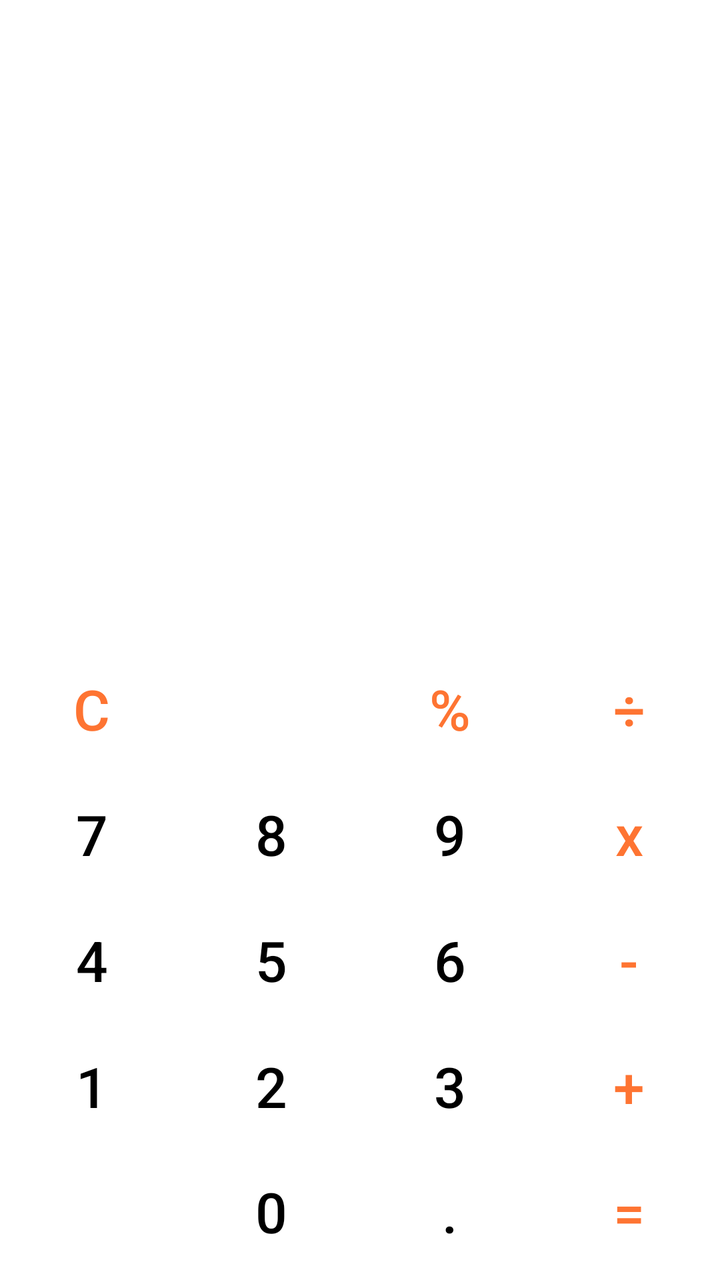
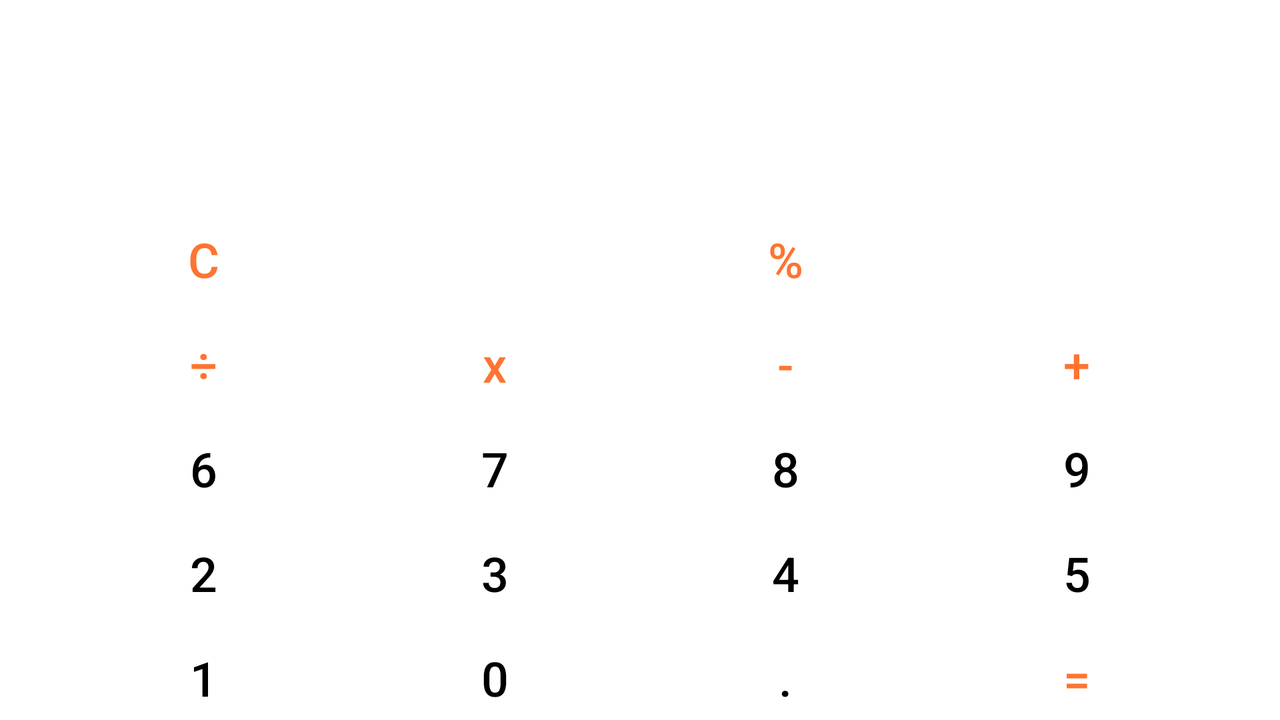

The same Android screen from two of the app's own layout files: first res/layout/ as a phone draws it, then the repository's variant for another configuration, drawn on a device whose configuration selects that folder. Both files follow.
<!-- AndroidManifest.xml: application theme Theme.Calculator.Light -->
<!-- res/layout/activity_main.xml -->
<?xml version="1.0" encoding="utf-8"?>
<androidx.constraintlayout.widget.ConstraintLayout
    xmlns:android="http://schemas.android.com/apk/res/android"
    xmlns:app="http://schemas.android.com/apk/res-auto"
    xmlns:tools="http://schemas.android.com/tools"
    android:layout_width="match_parent"
    android:layout_height="match_parent"
    tools:context=".ui.MainActivity">

    <TextView
        android:id="@+id/tv_work_field"
        app:layout_constraintStart_toStartOf="parent"
        app:layout_constraintTop_toTopOf="parent"
        app:layout_constraintEnd_toEndOf="parent"
        app:layout_constraintBottom_toTopOf="@id/screen_divider"
        style="@style/TextViewStyle"/>

    <androidx.constraintlayout.widget.Guideline
        android:id="@+id/screen_divider"
        android:layout_width="wrap_content"
        android:layout_height="wrap_content"
        android:orientation="horizontal"
        app:layout_constraintGuide_percent="0.5" />
    
    <com.google.android.material.button.MaterialButton
        android:id="@+id/btn_c"
        android:text="@string/button_c"
        app:layout_constraintStart_toStartOf="parent"
        app:layout_constraintTop_toBottomOf="@id/screen_divider"
        app:layout_constraintEnd_toStartOf="@id/btn_backspace"
        app:layout_constraintBottom_toTopOf="@id/btn_7"
        app:layout_constraintHorizontal_chainStyle="spread"
        app:layout_constraintVertical_chainStyle="spread"
        style="@style/ButtonStyle.OperationButtonStyle"/>

    <com.google.android.material.button.MaterialButton
        android:id="@+id/btn_backspace"
        app:icon="@drawable/ic_outline_backspace"
        android:contentDescription="@string/backspace_description"
        app:layout_constraintStart_toEndOf="@id/btn_c"
        app:layout_constraintTop_toBottomOf="@id/screen_divider"
        app:layout_constraintEnd_toStartOf="@id/btn_percent"
        app:layout_constraintBottom_toTopOf="@id/btn_8"
        style="@style/ButtonStyle.ButtonWithImageStyle" />

    <com.google.android.material.button.MaterialButton
        android:id="@+id/btn_percent"
        android:text="@string/button_percent"
        app:layout_constraintStart_toEndOf="@id/btn_backspace"
        app:layout_constraintTop_toBottomOf="@id/screen_divider"
        app:layout_constraintEnd_toStartOf="@id/btn_divide"
        app:layout_constraintBottom_toTopOf="@id/btn_9"
        app:layout_constraintVertical_chainStyle="spread"
        style="@style/ButtonStyle.OperationButtonStyle"/>

    <com.google.android.material.button.MaterialButton
        android:id="@+id/btn_divide"
        style="@style/ButtonStyle.OperationButtonStyle"
        android:text="@string/button_divide"
        app:layout_constraintBottom_toTopOf="@id/btn_multi"
        app:layout_constraintEnd_toEndOf="parent"
        app:layout_constraintStart_toEndOf="@id/btn_percent"
        app:layout_constraintTop_toBottomOf="@id/screen_divider"
        app:layout_constraintVertical_chainStyle="spread" />

    <com.google.android.material.button.MaterialButton
        android:id="@+id/btn_7"
        android:text="@string/button_7"
        app:layout_constraintStart_toStartOf="parent"
        app:layout_constraintTop_toBottomOf="@id/btn_c"
        app:layout_constraintEnd_toStartOf="@id/btn_8"
        app:layout_constraintBottom_toTopOf="@id/btn_4"
        app:layout_constraintHorizontal_chainStyle="spread"
        style="@style/ButtonStyle" />

    <com.google.android.material.button.MaterialButton
        android:id="@+id/btn_8"
        android:text="@string/button_8"
        app:layout_constraintStart_toEndOf="@id/btn_7"
        app:layout_constraintEnd_toStartOf="@id/btn_9"
        app:layout_constraintTop_toTopOf="@id/btn_7"
        app:layout_constraintBottom_toBottomOf="@id/btn_7"
        app:layout_constraintVertical_chainStyle="spread"
        style="@style/ButtonStyle" />

    <com.google.android.material.button.MaterialButton
        android:id="@+id/btn_9"
        android:text="@string/button_9"
        app:layout_constraintStart_toEndOf="@id/btn_8"
        app:layout_constraintTop_toBottomOf="@id/btn_percent"
        app:layout_constraintEnd_toStartOf="@id/btn_multi"
        app:layout_constraintBottom_toTopOf="@id/btn_6"
        style="@style/ButtonStyle" />

    <com.google.android.material.button.MaterialButton
        android:id="@+id/btn_multi"
        android:text="@string/button_multi"
        android:textAllCaps="false"
        app:layout_constraintStart_toEndOf="@id/btn_9"
        app:layout_constraintTop_toBottomOf="@id/btn_divide"
        app:layout_constraintEnd_toEndOf="parent"
        app:layout_constraintBottom_toTopOf="@id/btn_minus"
        style="@style/ButtonStyle.OperationButtonStyle" />

    <com.google.android.material.button.MaterialButton
        android:id="@+id/btn_4"
        android:text="@string/button_4"
        app:layout_constraintStart_toStartOf="parent"
        app:layout_constraintTop_toBottomOf="@id/btn_7"
        app:layout_constraintEnd_toStartOf="@id/btn_5"
        app:layout_constraintBottom_toTopOf="@id/btn_1"
        app:layout_constraintHorizontal_chainStyle="spread"
        style="@style/ButtonStyle" />

    <com.google.android.material.button.MaterialButton
        android:id="@+id/btn_5"
        android:text="@string/button_5"
        app:layout_constraintStart_toEndOf="@id/btn_4"
        app:layout_constraintTop_toBottomOf="@id/btn_8"
        app:layout_constraintEnd_toStartOf="@id/btn_6"
        app:layout_constraintBottom_toTopOf="@id/btn_2"
        style="@style/ButtonStyle" />

    <com.google.android.material.button.MaterialButton
        android:id="@+id/btn_6"
        android:text="@string/button_6"
        app:layout_constraintStart_toEndOf="@id/btn_5"
        app:layout_constraintTop_toBottomOf="@id/btn_9"
        app:layout_constraintEnd_toStartOf="@id/btn_minus"
        app:layout_constraintBottom_toTopOf="@id/btn_3"
        style="@style/ButtonStyle" />

    <com.google.android.material.button.MaterialButton
        android:id="@+id/btn_minus"
        android:text="@string/button_minus"
        app:layout_constraintStart_toEndOf="@id/btn_6"
        app:layout_constraintTop_toBottomOf="@id/btn_multi"
        app:layout_constraintEnd_toEndOf="parent"
        app:layout_constraintBottom_toTopOf="@id/btn_plus"
        style="@style/ButtonStyle.OperationButtonStyle" />

    <com.google.android.material.button.MaterialButton
        android:id="@+id/btn_1"
        android:text="@string/button_1"
        app:layout_constraintStart_toStartOf="parent"
        app:layout_constraintTop_toBottomOf="@id/btn_4"
        app:layout_constraintEnd_toStartOf="@id/btn_2"
        app:layout_constraintBottom_toTopOf="@id/btn_settings"
        app:layout_constraintHorizontal_chainStyle="spread"
        style="@style/ButtonStyle" />

    <com.google.android.material.button.MaterialButton
        android:id="@+id/btn_2"
        android:text="@string/button_2"
        app:layout_constraintStart_toEndOf="@id/btn_1"
        app:layout_constraintTop_toBottomOf="@id/btn_5"
        app:layout_constraintEnd_toStartOf="@id/btn_3"
        app:layout_constraintBottom_toTopOf="@id/btn_0"
        style="@style/ButtonStyle" />

    <com.google.android.material.button.MaterialButton
        android:id="@+id/btn_3"
        android:text="@string/button_3"
        app:layout_constraintStart_toEndOf="@id/btn_2"
        app:layout_constraintTop_toBottomOf="@id/btn_6"
        app:layout_constraintEnd_toStartOf="@id/btn_plus"
        app:layout_constraintBottom_toTopOf="@id/btn_dot"
        style="@style/ButtonStyle" />

    <com.google.android.material.button.MaterialButton
        android:id="@+id/btn_plus"
        android:text="@string/button_plus"
        app:layout_constraintStart_toEndOf="@id/btn_3"
        app:layout_constraintTop_toBottomOf="@id/btn_minus"
        app:layout_constraintEnd_toEndOf="parent"
        app:layout_constraintBottom_toTopOf="@id/btn_result"
        style="@style/ButtonStyle.OperationButtonStyle" />

    <com.google.android.material.button.MaterialButton
        android:id="@+id/btn_settings"
        app:icon="@drawable/ic_baseline_settings"
        app:layout_constraintBottom_toBottomOf="parent"
        app:layout_constraintEnd_toStartOf="@id/btn_0"
        app:layout_constraintHorizontal_chainStyle="spread"
        app:layout_constraintStart_toStartOf="parent"
        app:layout_constraintTop_toBottomOf="@id/btn_1"
        style="@style/ButtonStyle.ButtonWithImageStyle"/>

    <com.google.android.material.button.MaterialButton
        android:id="@+id/btn_0"
        android:text="@string/button_0"
        app:layout_constraintStart_toEndOf="@id/btn_settings"
        app:layout_constraintTop_toBottomOf="@id/btn_2"
        app:layout_constraintEnd_toStartOf="@id/btn_dot"
        app:layout_constraintBottom_toBottomOf="parent"
        style="@style/ButtonStyle"/>

    <com.google.android.material.button.MaterialButton
        android:id="@+id/btn_dot"
        android:text="@string/button_dot"
        app:layout_constraintStart_toEndOf="@id/btn_0"
        app:layout_constraintTop_toBottomOf="@id/btn_3"
        app:layout_constraintBottom_toBottomOf="parent"
        app:layout_constraintEnd_toStartOf="@id/btn_result"
        style="@style/ButtonStyle"/>

    <com.google.android.material.button.MaterialButton
        android:id="@+id/btn_result"
        android:text="@string/button_result"
        app:layout_constraintStart_toEndOf="@id/btn_dot"
        app:layout_constraintTop_toBottomOf="@id/btn_plus"
        app:layout_constraintEnd_toEndOf="parent"
        app:layout_constraintBottom_toBottomOf="parent"
        style="@style/ButtonStyle.OperationButtonStyle"/>

</androidx.constraintlayout.widget.ConstraintLayout>
<!-- resources referenced by this layout -->
<resources>
  <string name="backspace_description">Delete last input</string>
  <string name="button_0">0</string>
  <string name="button_1">1</string>
  <string name="button_2">2</string>
  <string name="button_3">3</string>
  <string name="button_4">4</string>
  <string name="button_5">5</string>
  <string name="button_6">6</string>
  <string name="button_7">7</string>
  <string name="button_8">8</string>
  <string name="button_9">9</string>
  <string name="button_c">C</string>
  <string name="button_divide">÷</string>
  <string name="button_dot">.</string>
  <string name="button_minus">-</string>
  <string name="button_multi">x</string>
  <string name="button_percent">%</string>
  <string name="button_plus">+</string>
  <string name="button_result">=</string>
  <style name="ButtonStyle" parent="Widget.MaterialComponents.Button.TextButton">
          <item name="android:layout_width">wrap_content</item>
          <item name="android:layout_height">wrap_content</item>
          <item name="android:textSize">@dimen/default_text_size</item>
      </style>
  <style name="ButtonStyle.ButtonWithImageStyle">
          <item name="iconPadding">@dimen/zero</item>
          <item name="iconGravity">textStart</item>
          <item name="iconTint">@color/orange</item>
      </style>
  <style name="ButtonStyle.OperationButtonStyle">
          <item name="android:textColor">@color/orange</item>
      </style>
  <style name="TextViewStyle" parent="Widget.AppCompat.Button.Borderless">
          <item name="android:layout_width">@dimen/zero</item>
          <item name="android:layout_height">@dimen/zero</item>
          <item name="android:layout_margin">@dimen/default_margin</item>
          <item name="android:textSize">@dimen/default_text_size</item>
          <item name="android:gravity">end|bottom</item>
      </style>
  <style name="Theme.Calculator.Light" parent="Theme.MaterialComponents.Light.NoActionBar">
          <item name="colorPrimary">@color/black</item>
          <item name="colorPrimaryDark">@color/black</item>
          <item name="colorAccent">@color/orange</item>
      </style>
  <dimen name="default_text_size">28sp</dimen>
  <dimen name="zero">0dp</dimen>
  <color name="orange">#FE7432</color>
  <dimen name="default_margin">8sp</dimen>
  <color name="black">#FF000000</color>
</resources>
<!-- res/layout-land/activity_main.xml (the repository's variant of the layout above) -->
<!-- drawn on the phone turned sideways -->
<?xml version="1.0" encoding="utf-8"?>
<androidx.constraintlayout.widget.ConstraintLayout
    xmlns:android="http://schemas.android.com/apk/res/android"
    xmlns:app="http://schemas.android.com/apk/res-auto"
    android:layout_width="match_parent"
    android:layout_height="match_parent">

    <TextView
        android:id="@+id/tv_work_field"
        app:layout_constraintStart_toStartOf="parent"
        app:layout_constraintTop_toTopOf="parent"
        app:layout_constraintEnd_toEndOf="parent"
        app:layout_constraintBottom_toTopOf="@id/screen_divider"
        style="@style/TextViewStyle"/>

    <androidx.constraintlayout.widget.Guideline
        android:id="@+id/screen_divider"
        android:layout_width="wrap_content"
        android:layout_height="wrap_content"
        android:orientation="horizontal"
        app:layout_constraintGuide_percent="0.3" />

    <com.google.android.material.button.MaterialButton
        android:id="@+id/btn_c"
        android:text="@string/button_c"
        app:layout_constraintStart_toStartOf="parent"
        app:layout_constraintTop_toBottomOf="@id/screen_divider"
        app:layout_constraintEnd_toStartOf="@id/btn_backspace"
        app:layout_constraintHorizontal_chainStyle="spread"
        app:layout_constraintVertical_chainStyle="spread"
        app:layout_constraintBottom_toTopOf="@id/btn_divide"
        style="@style/ButtonStyle.OperationButtonStyle"/>

    <com.google.android.material.button.MaterialButton
        android:id="@+id/btn_backspace"
        app:icon="@drawable/ic_outline_backspace"
        android:contentDescription="@string/backspace_description"
        app:layout_constraintVertical_chainStyle="spread"
        app:layout_constraintStart_toEndOf="@id/btn_c"
        app:layout_constraintTop_toBottomOf="@id/screen_divider"
        app:layout_constraintEnd_toStartOf="@id/btn_percent"
        app:layout_constraintBottom_toTopOf="@id/btn_multi"
        style="@style/ButtonStyle.ButtonWithImageStyle"/>

    <com.google.android.material.button.MaterialButton
        android:id="@+id/btn_percent"
        android:text="@string/button_percent"
        app:layout_constraintStart_toEndOf="@id/btn_backspace"
        app:layout_constraintTop_toBottomOf="@id/screen_divider"
        app:layout_constraintEnd_toStartOf="@id/btn_settings"
        app:layout_constraintVertical_chainStyle="spread"
        app:layout_constraintBottom_toTopOf="@id/btn_minus"
        style="@style/ButtonStyle.OperationButtonStyle"/>

    <com.google.android.material.button.MaterialButton
        android:id="@+id/btn_settings"
        app:icon="@drawable/ic_baseline_settings"
        android:textAllCaps="false"
        app:layout_constraintStart_toEndOf="@id/btn_percent"
        app:layout_constraintTop_toBottomOf="@id/screen_divider"
        app:layout_constraintVertical_chainStyle="spread"
        app:layout_constraintEnd_toEndOf="parent"
        app:layout_constraintBottom_toTopOf="@id/btn_plus"
        style="@style/ButtonStyle.ButtonWithImageStyle"/>

    <com.google.android.material.button.MaterialButton
        android:id="@+id/btn_divide"
        android:text="@string/button_divide"
        app:layout_constraintStart_toStartOf="parent"
        app:layout_constraintTop_toBottomOf="@id/btn_c"
        app:layout_constraintEnd_toStartOf="@id/btn_multi"
        app:layout_constraintBottom_toTopOf="@id/btn_6"
        style="@style/ButtonStyle.OperationButtonStyle"/>

    <com.google.android.material.button.MaterialButton
        android:id="@+id/btn_multi"
        android:text="@string/button_multi"
        android:textAllCaps="false"
        app:layout_constraintStart_toEndOf="@id/btn_divide"
        app:layout_constraintTop_toBottomOf="@id/btn_backspace"
        app:layout_constraintEnd_toStartOf="@id/btn_minus"
        app:layout_constraintBottom_toTopOf="@id/btn_7"
        style="@style/ButtonStyle.OperationButtonStyle"/>

    <com.google.android.material.button.MaterialButton
        android:id="@+id/btn_minus"
        android:layout_width="wrap_content"
        android:layout_height="wrap_content"
        android:text="@string/button_minus"
        android:textColor="@color/orange"
        android:textSize="@dimen/default_text_size"
        app:layout_constraintBottom_toTopOf="@id/btn_8"
        app:layout_constraintEnd_toStartOf="@id/btn_plus"
        app:layout_constraintStart_toEndOf="@id/btn_multi"
        app:layout_constraintTop_toBottomOf="@id/btn_percent"
        style="@style/ButtonStyle.OperationButtonStyle" />

    <com.google.android.material.button.MaterialButton
        android:id="@+id/btn_plus"
        android:text="@string/button_plus"
        android:textColor="@color/orange"
        app:layout_constraintStart_toEndOf="@id/btn_minus"
        app:layout_constraintTop_toBottomOf="@id/btn_settings"
        app:layout_constraintEnd_toEndOf="parent"
        app:layout_constraintBottom_toTopOf="@id/btn_9"
        style="@style/ButtonStyle.OperationButtonStyle"/>

    <com.google.android.material.button.MaterialButton
        android:id="@+id/btn_6"
        android:layout_width="wrap_content"
        android:layout_height="wrap_content"
        android:text="@string/button_6"
        android:textSize="@dimen/default_text_size"
        
        style="@style/ButtonStyle"
        app:layout_constraintStart_toStartOf="parent"
        app:layout_constraintTop_toBottomOf="@id/btn_divide"
        app:layout_constraintHorizontal_chainStyle="spread"
        app:layout_constraintEnd_toStartOf="@id/btn_7"
        app:layout_constraintBottom_toTopOf="@id/btn_2"/>

    <com.google.android.material.button.MaterialButton
        android:id="@+id/btn_7"
        android:layout_width="wrap_content"
        android:layout_height="wrap_content"
        android:text="@string/button_7"
        android:textSize="@dimen/default_text_size"
        
        style="@style/ButtonStyle"
        app:layout_constraintStart_toEndOf="@id/btn_6"
        app:layout_constraintTop_toBottomOf="@id/btn_multi"
        app:layout_constraintEnd_toStartOf="@id/btn_8"
        app:layout_constraintBottom_toTopOf="@id/btn_3"/>

    <com.google.android.material.button.MaterialButton
        android:id="@+id/btn_8"
        android:layout_width="wrap_content"
        android:layout_height="wrap_content"
        android:text="@string/button_8"
        android:textSize="@dimen/default_text_size"
        
        style="@style/ButtonStyle"
        app:layout_constraintStart_toEndOf="@id/btn_7"
        app:layout_constraintTop_toBottomOf="@id/btn_minus"
        app:layout_constraintEnd_toStartOf="@id/btn_9"
        app:layout_constraintBottom_toTopOf="@id/btn_4"/>

    <com.google.android.material.button.MaterialButton
        android:id="@+id/btn_9"
        android:layout_width="wrap_content"
        android:layout_height="wrap_content"
        android:text="@string/button_9"
        android:textSize="@dimen/default_text_size"
        
        style="@style/ButtonStyle"
        app:layout_constraintStart_toEndOf="@id/btn_8"
        app:layout_constraintTop_toBottomOf="@id/btn_plus"
        app:layout_constraintEnd_toEndOf="parent"
        app:layout_constraintBottom_toTopOf="@id/btn_5"/>

    <com.google.android.material.button.MaterialButton
        android:id="@+id/btn_2"
        android:layout_width="wrap_content"
        android:layout_height="wrap_content"
        android:text="@string/button_2"
        android:textSize="@dimen/default_text_size"
        app:layout_constraintStart_toStartOf="parent"
        app:layout_constraintTop_toBottomOf="@id/btn_6"
        app:layout_constraintHorizontal_chainStyle="spread"
        app:layout_constraintEnd_toStartOf="@id/btn_3"
        app:layout_constraintBottom_toTopOf="@id/btn_1"
        style="@style/ButtonStyle"/>

    <com.google.android.material.button.MaterialButton
        android:id="@+id/btn_3"
        android:layout_width="wrap_content"
        android:layout_height="wrap_content"
        android:text="@string/button_3"
        android:textSize="@dimen/default_text_size"
        style="@style/ButtonStyle"
        app:layout_constraintStart_toEndOf="@id/btn_2"
        app:layout_constraintTop_toBottomOf="@id/btn_7"
        app:layout_constraintEnd_toStartOf="@id/btn_4"
        app:layout_constraintBottom_toTopOf="@id/btn_0"/>

    <com.google.android.material.button.MaterialButton
        android:id="@+id/btn_4"
        android:layout_width="wrap_content"
        android:layout_height="wrap_content"
        android:text="@string/button_4"
        android:textSize="@dimen/default_text_size"
        
        style="@style/ButtonStyle"
        app:layout_constraintStart_toEndOf="@id/btn_3"
        app:layout_constraintTop_toBottomOf="@id/btn_8"
        app:layout_constraintEnd_toStartOf="@id/btn_5"
        app:layout_constraintBottom_toTopOf="@id/btn_dot"/>

    <com.google.android.material.button.MaterialButton
        android:id="@+id/btn_5"
        android:layout_width="wrap_content"
        android:layout_height="wrap_content"
        android:text="@string/button_5"
        android:textSize="@dimen/default_text_size"
        
        style="@style/ButtonStyle"
        app:layout_constraintStart_toEndOf="@id/btn_4"
        app:layout_constraintTop_toBottomOf="@id/btn_9"
        app:layout_constraintBottom_toTopOf="@id/btn_result"
        app:layout_constraintEnd_toEndOf="parent"/>

    <com.google.android.material.button.MaterialButton
        android:id="@+id/btn_1"
        style="@style/ButtonStyle"
        android:layout_width="wrap_content"
        android:layout_height="wrap_content"
        android:text="@string/button_1"
        
        android:textSize="@dimen/default_text_size"
        app:layout_constraintBottom_toBottomOf="parent"
        app:layout_constraintEnd_toStartOf="@id/btn_0"
        app:layout_constraintHorizontal_chainStyle="spread"
        app:layout_constraintStart_toStartOf="parent"
        app:layout_constraintTop_toBottomOf="@id/btn_2" />

    <com.google.android.material.button.MaterialButton
        android:id="@+id/btn_0"
        android:layout_width="wrap_content"
        android:layout_height="wrap_content"
        android:text="@string/button_0"
        android:textSize="@dimen/default_text_size"
        
        style="@style/ButtonStyle"
        app:layout_constraintStart_toEndOf="@id/btn_1"
        app:layout_constraintTop_toBottomOf="@id/btn_3"
        app:layout_constraintEnd_toEndOf="@id/btn_dot"
        app:layout_constraintBottom_toBottomOf="parent"/>

    <com.google.android.material.button.MaterialButton
        android:id="@+id/btn_dot"
        android:layout_width="wrap_content"
        android:layout_height="wrap_content"
        android:text="@string/button_dot"
        android:textSize="@dimen/default_text_size"
        
        style="@style/ButtonStyle"
        app:layout_constraintStart_toEndOf="@id/btn_0"
        app:layout_constraintTop_toBottomOf="@id/btn_4"
        app:layout_constraintBottom_toBottomOf="parent"
        app:layout_constraintEnd_toStartOf="@id/btn_result"/>

    <com.google.android.material.button.MaterialButton
        android:id="@+id/btn_result"
        android:text="@string/button_result"
        app:layout_constraintStart_toEndOf="@id/btn_dot"
        app:layout_constraintTop_toBottomOf="@id/btn_5"
        app:layout_constraintEnd_toEndOf="parent"
        app:layout_constraintBottom_toBottomOf="parent"
        style="@style/ButtonStyle.OperationButtonStyle"/>

</androidx.constraintlayout.widget.ConstraintLayout>
<!-- resources referenced by the variant -->
<!-- as the phone turned sideways resolves them -->
<resources>
  <color name="orange">#FE7432</color>
  <!-- from res/values-land/ -->
  <dimen name="default_text_size">24sp</dimen>
  <string name="backspace_description">Delete last input</string>
  <string name="button_0">0</string>
  <string name="button_1">1</string>
  <string name="button_2">2</string>
  <string name="button_3">3</string>
  <string name="button_4">4</string>
  <string name="button_5">5</string>
  <string name="button_6">6</string>
  <string name="button_7">7</string>
  <string name="button_8">8</string>
  <string name="button_9">9</string>
  <string name="button_c">C</string>
  <string name="button_divide">÷</string>
  <string name="button_dot">.</string>
  <string name="button_minus">-</string>
  <string name="button_multi">x</string>
  <string name="button_percent">%</string>
  <string name="button_plus">+</string>
  <string name="button_result">=</string>
  <style name="ButtonStyle" parent="Widget.MaterialComponents.Button.TextButton">
          <item name="android:layout_width">wrap_content</item>
          <item name="android:layout_height">wrap_content</item>
          <item name="android:textSize">@dimen/default_text_size</item>
      </style>
  <style name="ButtonStyle.ButtonWithImageStyle">
          <item name="iconPadding">@dimen/zero</item>
          <item name="iconGravity">textStart</item>
          <item name="iconTint">@color/orange</item>
      </style>
  <style name="ButtonStyle.OperationButtonStyle">
          <item name="android:textColor">@color/orange</item>
      </style>
  <style name="TextViewStyle" parent="Widget.AppCompat.Button.Borderless">
          <item name="android:layout_width">@dimen/zero</item>
          <item name="android:layout_height">@dimen/zero</item>
          <item name="android:layout_margin">@dimen/default_margin</item>
          <item name="android:textSize">@dimen/default_text_size</item>
          <item name="android:gravity">end|bottom</item>
      </style>
  <style name="Theme.Calculator.Light" parent="Theme.MaterialComponents.Light.NoActionBar">
          <item name="colorPrimary">@color/black</item>
          <item name="colorPrimaryDark">@color/black</item>
          <item name="colorAccent">@color/orange</item>
      </style>
  <!-- from res/values-land/ -->
  <dimen name="zero">0dp</dimen>
  <!-- from res/values-land/ -->
  <dimen name="default_margin">8sp</dimen>
  <color name="black">#FF000000</color>
</resources>
